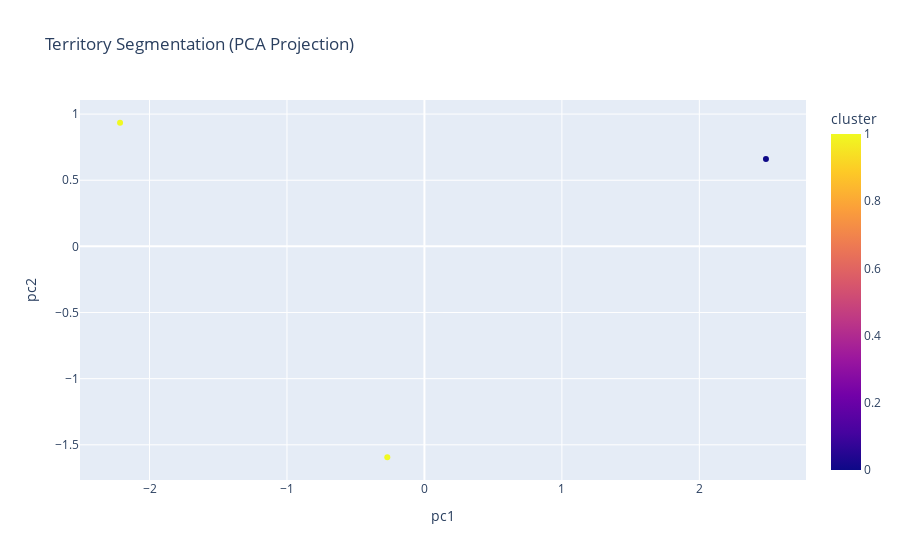

The code cell stored with this chart in its notebook:
### Code cell
# CELL 1: Setup
import pandas as pd, numpy as np
from sklearn.preprocessing import StandardScaler
from sklearn.cluster import KMeans
from sklearn.metrics import silhouette_score
from sklearn.decomposition import PCA
import plotly.express as px

# CELL 2: Territory-level features
df = pd.read_csv("Data1/cleaned_sales.csv", parse_dates=["orderdate"])
df.columns = [c.lower() for c in df.columns]

# Aggregate by territory
by_terr = (df.groupby("territory", as_index=False)
             .agg(sales=("sales","sum"),
                  profit_est=("profit_est","sum"),
                  orders=("ordernumber","nunique"),
                  avg_discount=("discount_pct","mean")))

# Compute average margin
by_terr["avg_margin"] = np.where(
    by_terr["sales"] > 0,
    by_terr["profit_est"] / by_terr["sales"],
    0
)

# Features for clustering
features = ["sales","profit_est","orders","avg_discount","avg_margin"]
X = by_terr[features].fillna(0).values
scaler = StandardScaler()
Xs = scaler.fit_transform(X)

# CELL 3: Choose k by silhouette
n_samples = len(by_terr)
sil = {}
for k in range(2, min(8, n_samples)):  # limit k <= n_samples-1
    km = KMeans(n_clusters=k, n_init=10, random_state=42).fit(Xs)
    sil[k] = silhouette_score(Xs, km.labels_)

best_k = max(sil, key=sil.get)
print("Silhouette by k:", sil, "Best k:", best_k)

# Fit final model
km = KMeans(n_clusters=best_k, n_init=10, random_state=42).fit(Xs)
by_terr["cluster"] = km.labels_

# CELL 4: PCA for visualization
pca = PCA(n_components=2, random_state=42).fit(Xs)
coords = pca.transform(Xs)
by_terr["pc1"], by_terr["pc2"] = coords[:,0], coords[:,1]

# Save results
by_terr.to_csv("segments_territory.csv", index=False)

# Interpretation helper: personas
def label_persona(row):
    if row["sales"] > by_terr["sales"].median() and row["avg_margin"] < by_terr["avg_margin"].median():
        return "High sales, low margin — Fix pricing"
    if row["sales"] > by_terr["sales"].median() and row["avg_margin"] >= by_terr["avg_margin"].median():
        return "High sales, healthy margin — Expand"
    if row["sales"] <= by_terr["sales"].median() and row["avg_margin"] >= by_terr["avg_margin"].median():
        return "Low sales, healthy margin — Seed growth"
    return "Low sales, low margin — Avoid/repair"

by_terr["persona"] = by_terr.apply(label_persona, axis=1)

# Preview results
print(by_terr[["territory","cluster","persona"]].sort_values(["cluster","territory"]).head(20))

# CELL 5: Interactive PCA scatter plot
fig = px.scatter(
    by_terr,
    x="pc1", y="pc2",
    color="cluster",
    hover_data=["territory","sales","profit_est","avg_margin","persona"],
    title="Territory Segmentation (PCA Projection)"
)
fig.show()

### Figure 1 — Plotly figure (JSON) as saved in the notebook; plotly's stock layout.template omitted (floating-point values rounded to 4 significant figures)
{"data": [{"customdata": [["APAC", 746100.0, 173400.0, 0.2324, "Low sales, healthy margin — Seed growth"], ["EMEA", 4979000.0, 1142000.0, 0.2294, "High sales, healthy margin — Expand"], ["Japan", 455200.0, 91520.0, 0.2011, "Low sales, low margin — Avoid/repair"]], "hovertemplate": "pc1=%{x}<br>pc2=%{y}<br>territory=%{customdata[0]}<br>sales=%{customdata[1]}<br>profit_est=%{customdata[2]}<br>avg_margin=%{customdata[3]}<br>persona=%{customdata[4]}<br>cluster=%{marker.color}<extra></extra>", "legendgroup": "", "marker": {"color": [1, 0, 1], "coloraxis": "coloraxis", "symbol": "circle"}, "mode": "markers", "name": "", "orientation": "v", "showlegend": false, "type": "scatter", "x": [-0.2702, 2.485, -2.215], "xaxis": "x", "y": [-1.594, 0.6595, 0.9345], "yaxis": "y"}], "layout": {"coloraxis": {"colorbar": {"title": {"text": "cluster"}}, "colorscale": [[0, "#0d0887"], [0.1111, "#46039f"], [0.2222, "#7201a8"], [0.3333, "#9c179e"], [0.4444, "#bd3786"], [0.5556, "#d8576b"], [0.6667, "#ed7953"], [0.7778, "#fb9f3a"], [0.8889, "#fdca26"], [1, "#f0f921"]]}, "legend": {"tracegroupgap": 0}, "title": {"text": "Territory Segmentation (PCA Projection)"}, "xaxis": {"anchor": "y", "domain": [0, 1], "title": {"text": "pc1"}}, "yaxis": {"anchor": "x", "domain": [0, 1], "title": {"text": "pc2"}}}}
